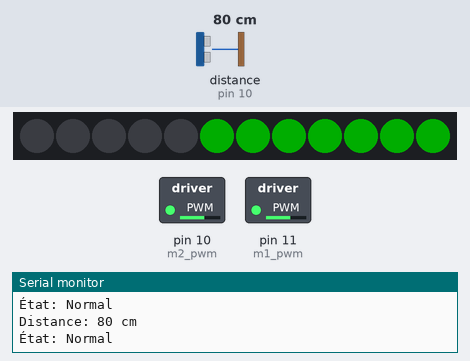
The sketch below on a simulated Arduino Mega 2560, built with avr-gcc and run on an emulated ATmega2560. Shown: 12 RGB LEDs in strip order, left to right, switched loads named in the sketch (green lamp = pin HIGH), the last lines printed to the serial monitor. The inputs (shaded band) are chosen by the test bench; at power-on: distance to the obstacle (sensor on pin 10) 80 cm. Dim RGB values are drawn brighter than linear.

Above: at 1.2 s.
1.3 s: distance to the obstacle (sensor on pin 10) set to 74 cm
At 2.2 s:
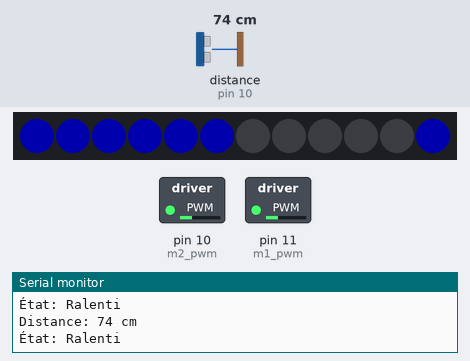
2.9 s: distance to the obstacle (sensor on pin 10) set to 42 cm
4.4 s: distance to the obstacle (sensor on pin 10) set to 35 cm
At 5.4 s:
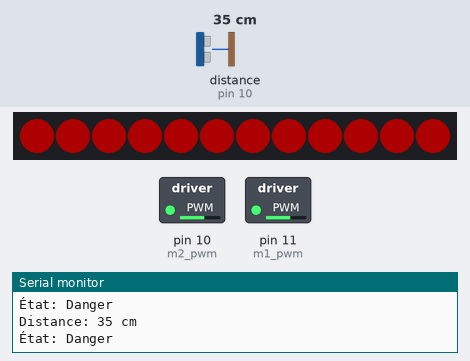
7.4 s: distance to the obstacle (sensor on pin 10) set to 60 cm
At 9.4 s:
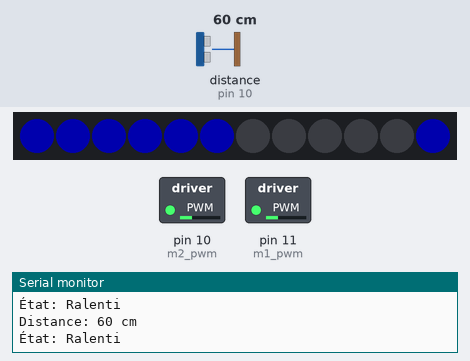
10.0 s: distance to the obstacle (sensor on pin 10) set to 2 cm
At 10.4 s:
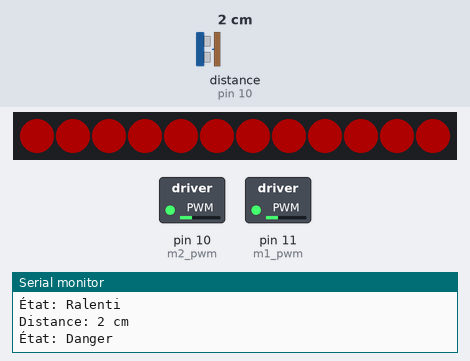
Timing chart, 0 to 13.0 s (numbered marks = the images above; inputs shaded):
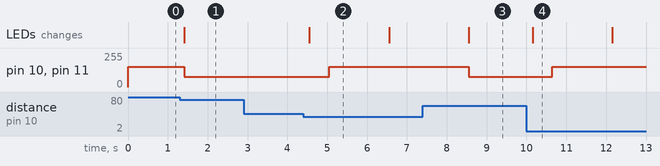

The sketch:

labo_02.ino
```cpp
#include <MeAuriga.h>
#include <Wire.h>
#include <Adafruit_GFX.h>
#include <Adafruit_SSD1306.h>

unsigned long ct = 0;   //Temps

MeUltrasonicSensor ultrasound(PORT_10);   //Ultrasound

// // MOTORS ---
//  - Motor Left - from front
const int m1_pwm = 11;
const int m1_in1 = 48; // M1 ENA
const int m1_in2 = 49; // M1 ENB

//  - Motor Right - from front
const int m2_pwm = 10;
const int m2_in1 = 46; // M2 ENA
const int m2_in2 = 47; // M2 ENB

int currentSpeed = 0;
int cruisingSpeed = (255*0.6);
int halfSpeed = (cruisingSpeed*0.5);
// //

//Variables globales
int dist = 0;

enum State {NORMAL, RALENTI, DANGER, RONDE};
State currentState = NORMAL;
const int eightyThreshold = 80;
const int fortyThreshold = 40;
const int celebrateLightParameter = 4;

#define ALL_LEDS 0
#define LEDNUM  12
#define LED_PIN 44
MeRGBLed led( 0, LEDNUM );
//

void setup() {
  Serial.begin(115200);
  led.setpin(LED_PIN);
  dist = ultrasound.distanceCm();
}

void loop() {
  ct = millis();
  getDist(ct);

  writeDistAndState(ct);

  switch (currentState) {

    case NORMAL:
      normalState(ct);
      break;

    case RALENTI:
      slowState(ct);
      break;

    case DANGER:
      dangerState(ct);
      break;

    case RONDE:
      celebrateState(ct);
      break;
  }
}

void getDist(unsigned long ct) {
  static unsigned long lt;
  const unsigned int waitTime = 175;
  static int lastDistance = 0;
  static int tempDistance;

  if (ct - lt >= waitTime) {

    tempDistance = ultrasound.distanceCm();

    if (tempDistance != 0) {

      dist = tempDistance;
      lastDistance = dist;
    }
    else {

      dist = lastDistance;
    }

    lt = ct;
  }
}

void writeDistAndState(unsigned long ct) {
  static unsigned long lt;
  const unsigned int waitTime = 250;
  static int lastDistance = 0;
  static int tempDistance;

  if (ct - lt >= waitTime) {

    Serial.print("Distance: ");
    Serial.print(dist);
    Serial.println(" cm");

    Serial.print("État: ");

    switch (currentState) {

      case NORMAL:
        Serial.println("Normal");
        break;

      case RALENTI:
        Serial.println("Ralenti");
        break;

      case DANGER:
        Serial.println("Danger");
        break;

      case RONDE:
        Serial.println("Célébration! WOO");
        break;
    }

    Serial.println("");
    lt = ct;
  }
}

void normalState(unsigned long ct) {

  static bool firstTime = true;
  static unsigned long timeToCelebrate = 0;

  if (firstTime) {

    firstTime = false;

    timeToCelebrate = ct + 10000;

    currentSpeed = cruisingSpeed;

    //Change ring color to green back half
    lightUp(6, 12, 0, 50, 0); //starting led, ending led, red, green, blue
  }

  forward();

  bool transToSlow = dist < eightyThreshold && dist > fortyThreshold;

  bool transToDanger = dist < fortyThreshold;

  bool transToCelebrate = ct > timeToCelebrate;

  if (transToSlow) {

    firstTime = true;

    currentState = RALENTI;

    return;
  }

  if (transToDanger) {

    firstTime = true;

    currentState = DANGER;

    return;
  }

  if (transToCelebrate) {

    firstTime = true;

    currentState = RONDE;

    return;
  }
}

void slowState(unsigned long ct) {

  static bool firstTime = true;

  if (firstTime) {

    firstTime = false;

    currentSpeed = halfSpeed;

    //Change ring color to blue front half
    lightUp(12, 6, 0, 0, 50); //starting led, ending led, red, green, blue
  }

  forward();

  bool transToNormal = dist >= eightyThreshold;

  bool transToDanger = dist < fortyThreshold;

  if (transToNormal) {
    currentState = NORMAL;

    firstTime = true;
    return;
  }

  if (transToDanger) {
    currentState = DANGER;

    firstTime = true;
    return;
  }
}

void dangerState(unsigned long ct) {

  static bool firstTime = true;

  if (firstTime) {

    firstTime = false;

    stop();

    currentSpeed = cruisingSpeed;

    //Change ring color to red
    lightUp(1, 12, 50, 0, 0); //starting led, ending led, red, green, blue
  }

  bool transToNormal = inDanger(ct);

  if (transToNormal) {
    currentState = NORMAL;

    firstTime = true;
    return;
  }
}

void celebrateState(unsigned long ct) {

  static bool firstTime = true;

  if (firstTime) {

    firstTime = false;

    currentSpeed = cruisingSpeed;

    stop();

    //Turn off lights
    led.setColor (0, 0, 0);
    led.show();
  }

  bool transToNormal = celebrateTask(ct);

  if (transToNormal) {
    currentState = NORMAL;

    firstTime = true;
    return;
  }
}

bool inDanger(unsigned long ct) {

  static unsigned long lt = ct;
  static unsigned long waitTime = 500;
  static unsigned long backTime = 1000;
  static unsigned long turnLeftTime = 500;
  static bool firstTime = true;
  static bool isWaiting = false;
  static bool isGoingBackwards = false;
  static bool isTurning = false;

  if (firstTime) {

    firstTime = false;

    lt = ct;

    isWaiting = true;
  }

  if (isWaiting) {

    if (ct - lt >= waitTime) {

      lt = ct;

      isWaiting = false;

      isGoingBackwards = true;
    }
  }

  if (isGoingBackwards) {

    backwards();

    if (ct - lt >= backTime) {

      lt = ct;

      isGoingBackwards = false;

      isTurning = true;
    }
  }

  if (isTurning) {

    turnLeft();

    if (ct - lt >= turnLeftTime) {

      firstTime = true;

      isTurning = false;

      return true;
    }
  }

  return false;
}

bool celebrateTask(unsigned long ct) {

  static bool firstTime = true;
  const unsigned int exitTime = 2000;
  const unsigned int waitTime = 250;
  static unsigned long lt = ct;
  static unsigned long goneIn = ct;
  static int startLed = 2;
  static int endLed = 4;

  if (firstTime) {

    firstTime = false;

    goneIn = ct;
  }

  if (ct - lt >= waitTime) {

    startLed += celebrateLightParameter;
    endLed += celebrateLightParameter;

    if (startLed > 12) {startLed -= 12;}
    if (endLed > 12) {endLed -= 12;}


    lightUp(startLed, endLed, 0, 100, 0); //starting led, ending led, red, green, blue
    lt = ct;
  }

  if (ct - goneIn >= exitTime) {

    firstTime = true;

    return true;
  }
  else {

    return false;
  }
}

void lightUp(int startLed, int endLed, int r, int g, int b) {

  led.setColor(0, 0, 0);   //All off

  if (startLed > endLed) {

    led.setColor(0, r, g, b);

    for (int i = (endLed + 1); i <= (startLed - 1); i++) {

      led.setColor(i, 0, 0, 0);
    }
  }
  else {

    for (int i = startLed; i <= endLed; i++) {

      led.setColor(i, r, g, b);
    }
  }

  led.show();
}

void forward() {

  digitalWrite(m1_in2, LOW);
  digitalWrite(m1_in1, HIGH);
  analogWrite(m1_pwm, currentSpeed);

  digitalWrite(m2_in2, HIGH);
  digitalWrite(m2_in1, LOW);
  analogWrite(m2_pwm, currentSpeed);
}

void backwards() {

  digitalWrite(m1_in2, HIGH);
  digitalWrite(m1_in1, LOW);
  analogWrite(m1_pwm, currentSpeed);

  digitalWrite(m2_in2, LOW);
  digitalWrite(m2_in1, HIGH);
  analogWrite(m2_pwm, currentSpeed);
}

void turnLeft() {

  digitalWrite(m1_in2, LOW);
  digitalWrite(m1_in1, HIGH);
  analogWrite(m1_pwm, currentSpeed);

  digitalWrite(m2_in2, LOW);
  digitalWrite(m2_in1, HIGH);
  analogWrite(m2_pwm, currentSpeed);
}

void stop() {

  digitalWrite(m1_in2, LOW);
  digitalWrite(m1_in1, LOW);
  analogWrite(m1_pwm, currentSpeed);

  digitalWrite(m2_in2, LOW);
  digitalWrite(m2_in1, LOW);
  analogWrite(m2_pwm, currentSpeed);
}
```

Measured:
- the behaviour switches between 80 and 79 cm on distance to the obstacle (sensor on pin 10) (found by bisection; images 0 and 1)
- the behaviour switches between 40 and 39 cm on distance to the obstacle (sensor on pin 10) (found by bisection; images 1 and 2)
- after the input at 1.3 s, pin 10 (m2_pwm), pin 11 (m1_pwm): 153/255 → 76/255 after 0.11 s; the LEDs: change after 0.11 s (image 1)
- after the input at 4.4 s, pin 10 (m2_pwm), pin 11 (m1_pwm): 76/255 → 153/255 after 0.65 s; the LEDs: change after 0.15 s (image 2)
- after the input at 7.4 s, pin 10 (m2_pwm), pin 11 (m1_pwm): 153/255 → 76/255 after 1.2 s; the LEDs: first differ from a run without the input after 1.2 s (image 3)
- after the input at 10.0 s, pin 10 (m2_pwm), pin 11 (m1_pwm): 76/255 → 153/255 after 0.65 s; the LEDs: change after 0.15 s (image 4)
- what the display in image 2 shows lasts 2.0 s, from 4.6 s to 6.6 s
